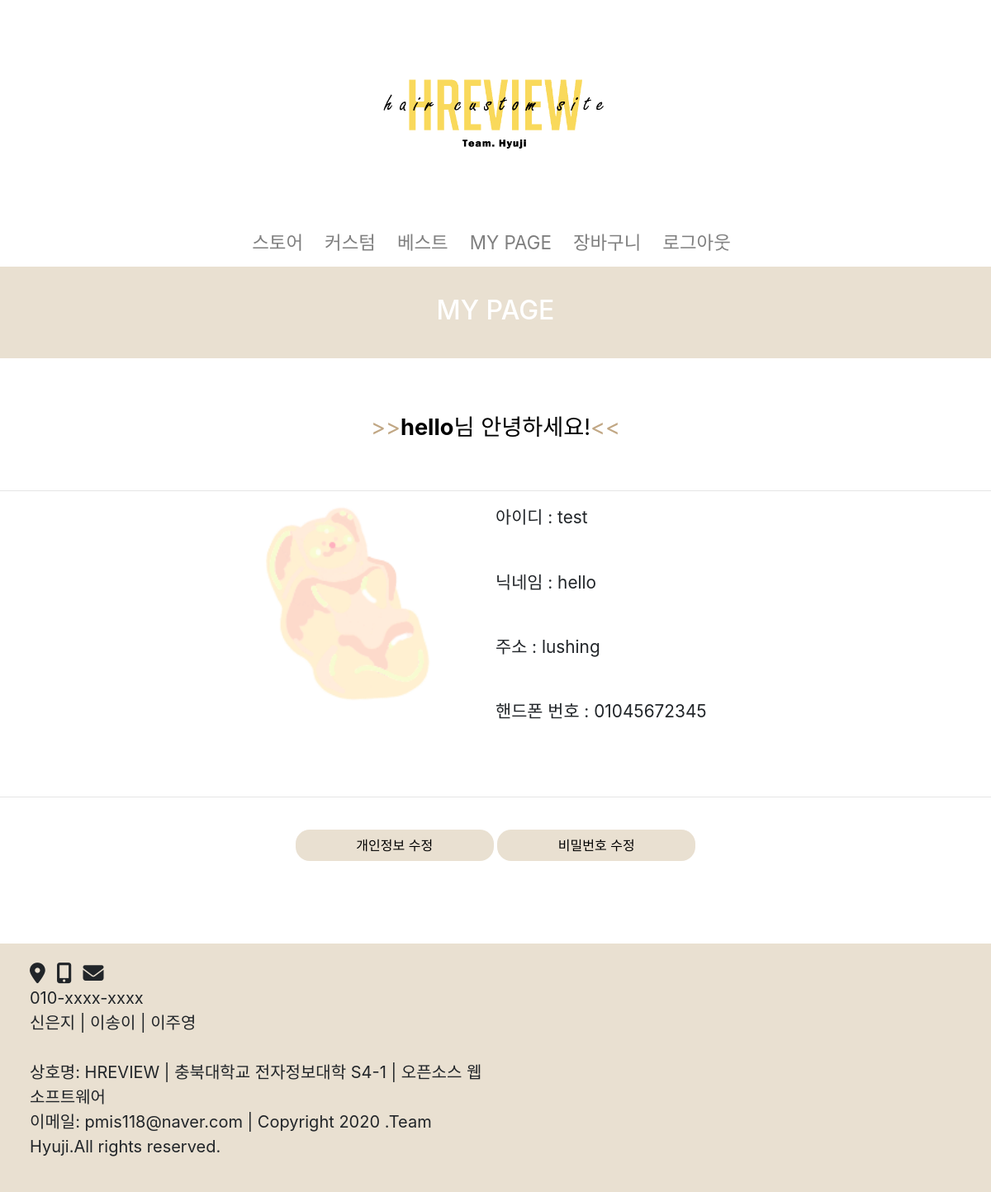
/hyuzi/mypage/ (signed in), run on the app's committed database.
### hyuzi/models.py (models this page shows)
class User(AbstractBaseUser,PermissionsMixin):
    objects = UserManager()
    email = models.EmailField(max_length=255,unique=True)
    nickname = models.CharField(max_length=100,null=False, unique=True)
    username = models.CharField(max_length=100, blank=True, unique=True)
    address = models.CharField(max_length=300, blank=True, unique=True)
    phone=models.CharField(max_length=11, blank=True, unique=True)
    is_active = models.BooleanField(default=True)
    is_admin = models.BooleanField(default=False)
    is_superuser = models.BooleanField(default=False)
    is_staff = models.BooleanField(default=False)
    date_joined = models.DateTimeField(auto_now_add=True)
    USERNAME_FIELD = 'username'
    REQUIRED_FIELDS = ['email', 'nickname', 'address', 'phone']

### hyuzi/views.py (the view)
# urls.py: path('mypage/', views.mypage, name='mypage'),
def mypage(request):
    return render(request, 'hyuzi/mypage.html')

### hyuzi/context_processors.py (called while the page is built)
def counter(request):
    item_count = 0
    if 'admin' in request.path:
        return {}
    else:
        try:
            cart = Cart.objects.filter(cart_id = _cart_id(request))
            cart_items = CartItem.objects.all().filter(cart=cart[:1])
            for cart_item in cart_items:
                item_count += cart_item.quantity
        except ObjectDoesNotExist:
            item_count = 0
    return dict(item_count = item_count)

### hyuzi/views.py (called while the page is built)
def _cart_id(request):
    cart = request.session.session_key
    if not cart:
        cart = request.session.create()
    return cart

### hyuzi/templates/hyuzi/mypage.html (shortened to what this page needs)
{% extends "base.html" %}
{% block content %}
{% if user.is_authenticated %}
<div class="con text-center">
  <h2>MY PAGE</h2>
</div>
<br>
<p id="hi"><span class="beige">>></span><strong>{{user.nickname}}</strong>님 안녕하세요!<span class="beige"><<</span></p>
<br><hr class="hr">
<div class="row" style="width: 100%;">
  <div class="col-sm-3"> </div>
  <div class="col-sm-3">
    <img src="/static/img/haribo.png" width="240dp" height="240dp">
  </div>
  <div class="col-sm-3">
    <p>아이디 : {{user.username}}</p><br>
    <p>닉네임 : {{user.nickname}}</p><br>
    <p>주소 : {{user.address}}</p><br>
    <p>핸드폰 번호 : {{user.phone}}</p><br>
  </div>
  <div class="col-sm-3"></div>
</div>
<br><hr class="hr">
<div class="text-center" style="width: 100%;">
<button type="submit" class="btn text-black"><a href="{% url 'user_update' %}" style="color: #000">개인정보 수정</a></button>
<button type="submit" class="btn"><a href="{% url 'change_password' %}" style="color: #000">비밀번호 수정</a></button>
</div>
{% else %}
<p>로그인이 필요합니다.</p>
{% endif %}
{% endblock %}

### hyuzi/templates/hyuzi/mypage.html (style rules this page uses)
#hi { font-size: 1.7em; text-align: center; margin-top: 40px; color: #000; }
.con { width: 100%; background: #e9e0d1; padding-top: 34px; padding-bottom: 30px; color: #fff; }
.col-sm-3 { font-size: 1.3em; }
.btn { margin-top: 23px; width: 240px; text-align: center; background-color:#e9e0d1; color: #fff; border-radius: 17px; }
.beige { color: #c1a784; }

### data on the page
User: nickname "hello", username "test", address "lushing", phone "01045672345"
